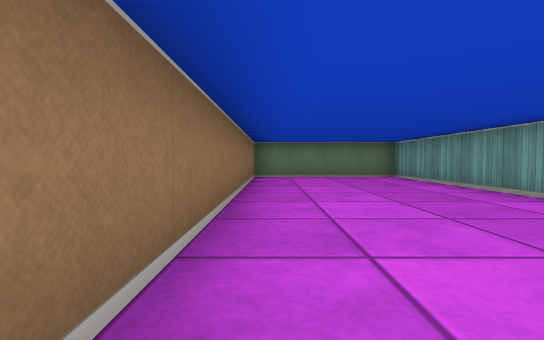
View 1 (above)

14 first-person views from a walk through a cub3D ray-caster map. The camera is about half as high as the walls, tilts 2° down and sees 85° across. The floor is counted in squares. Each view is taken from the middle of a square. On the plan, view 1 faces up. The plan holds only what a view shows up to about 9 squares ahead; the rest is blank. The place goes on beyond the plan.

View 2
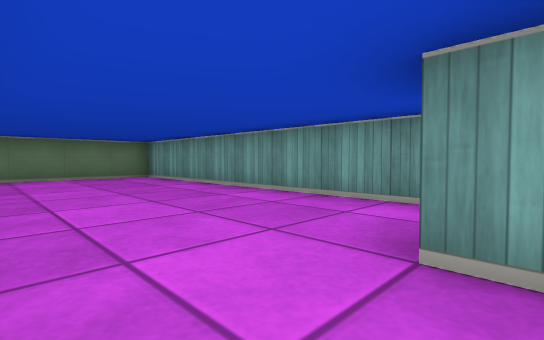

View 3
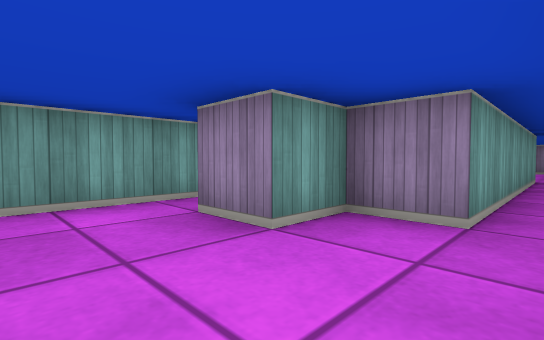

View 4
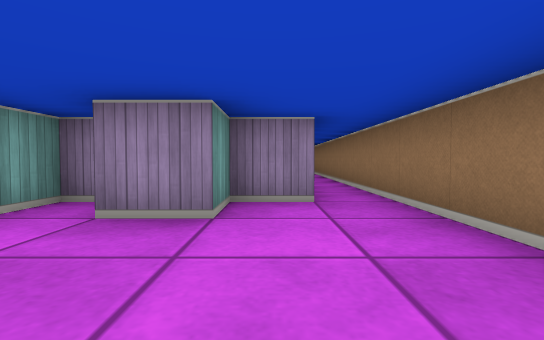

View 5
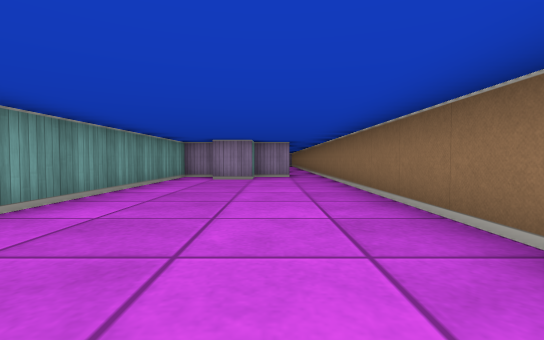

View 6
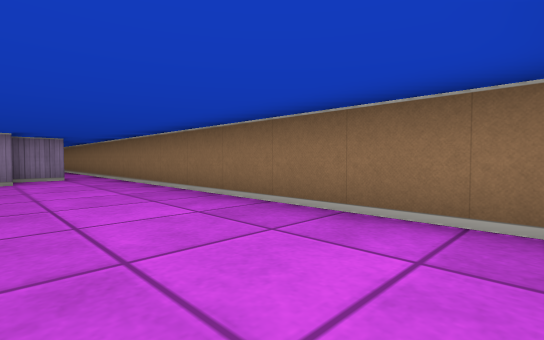

View 7
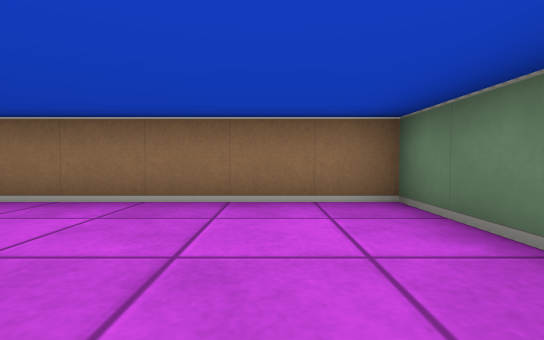

View 8
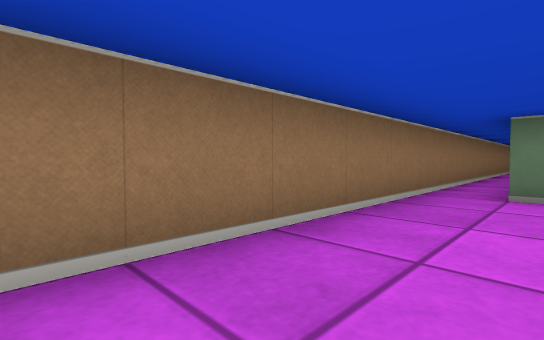

View 9
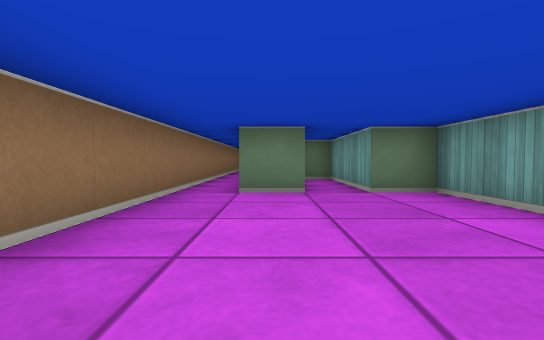

View 10
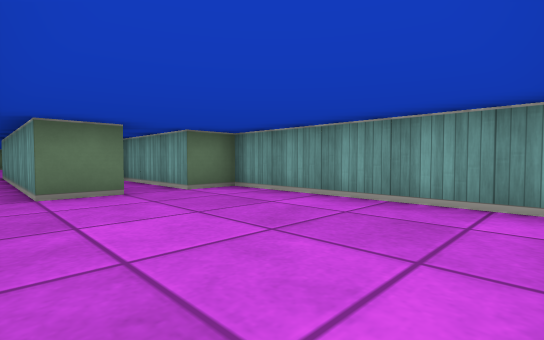

View 11
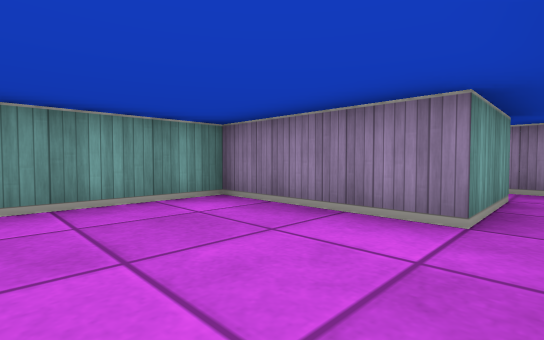

View 12
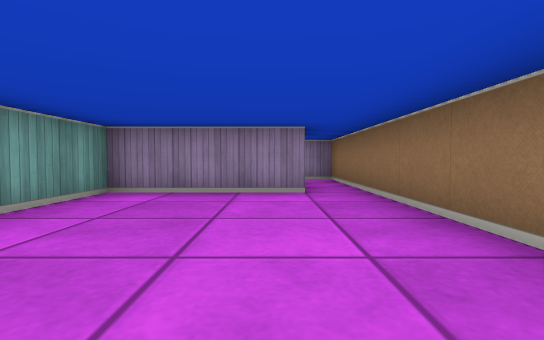

View 13
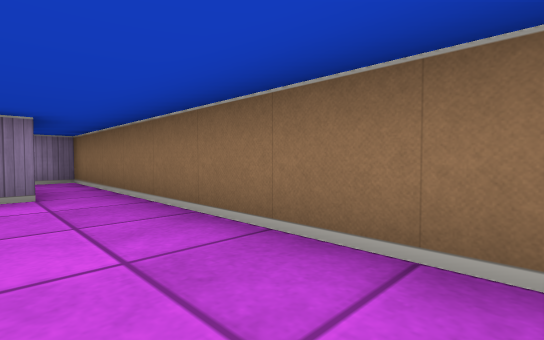

View 14
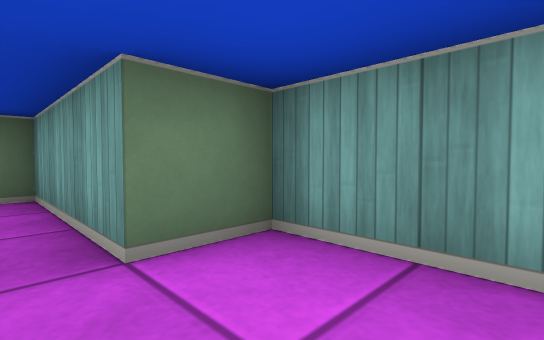

### Floor plan
Points are (right, up) in squares from view 1. A wall is a line through its corners. A room is listed if a view was taken in it or the views show most of it. See-through windows are left out.
Room 1 (views 1, 2, 3, 4, 5, 6, 7)
walls: (0.5, -0.5) (1.5, -0.5) (1.5, 0.5) (2.5, 0.5); (2.6, -0.5) (3.5, -0.5) (3.5, 8.5) (-0.5, 8.5) (-0.5, -0.5)
ways out: opening at (0, -1) to room 2
Room 2 (views 8, 9, 10, 11, 12, 13, 14)
walls: (1.6, -6.5) (0.5, -6.5) (0.5, -0.5); (0.5, -13.5) (0.5, -11.5) (3.5, -11.5) (3.5, -6.5) (2.5, -6.5) (2.5, -3.5) (1.8, -3.5); (-0.5, -0.5) (-0.5, -13.5)
ways out: opening at (0, -1) to room 1; opening at (0, -12.5)

Where each view was taken, in squares from view 1:
view 1: 0 up, 0 right, facing up
view 2: 0 up, 0 right, facing up-right
view 3: 2 up, 0 right, facing down-right
view 4: 3 up, 1 right, facing down
view 5: 8 up, 1 right, facing down
view 6: 8 up, 2 right, facing down-left
view 7: 7 up, 3 right, facing left
view 8: 11 down, 1 right, facing up-left
view 9: 11 down, 1 right, facing up
view 10: 11 down, 0 right, facing up-right
view 11: 9 down, 0 right, facing down-right
view 12: 7 down, 1 right, facing down
view 13: 7 down, 1 right, facing down-left
view 14: 8 down, 2 right, facing up-right
